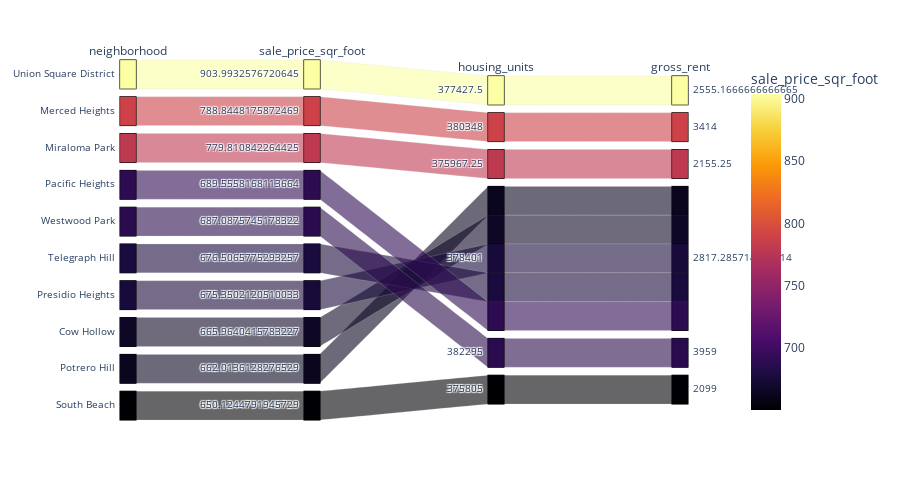

This figure's notebook cell:
### Markdown cell above
### Create a parallel coordinates plot and parallel categories plot of most expensive neighborhoods in San Francisco per year

### Code cell
# Create parallel categories plot
px.parallel_categories(
        most_exp_year,
        dimensions=["neighborhood","sale_price_sqr_foot","housing_units","gross_rent"],
        color="sale_price_sqr_foot",
        color_continuous_scale=px.colors.sequential.Inferno,
        width=900,
        height=500,
)

### Figure 1 — Plotly figure (JSON) as saved in the notebook; plotly's stock layout.template omitted (floating-point values rounded to 4 significant figures)
{"data": [{"dimensions": [{"label": "neighborhood", "values": ["Union Square District", "Merced Heights", "Miraloma Park", "Pacific Heights", "Westwood Park", "Telegraph Hill", "Presidio Heights", "Cow Hollow", "Potrero Hill", "South Beach"]}, {"label": "sale_price_sqr_foot", "values": [904.0, 788.8, 779.8, 689.6, 687.1, 676.5, 675.4, 666.0, 662.0, 650.1]}, {"label": "housing_units", "values": [377400.0, 380348, 376000.0, 378401, 382295, 378401, 378401, 378401, 378401, 375805]}, {"label": "gross_rent", "values": [2555.0, 3414, 2155.0, 2817.0, 3959, 2817.0, 2817.0, 2817.0, 2817.0, 2099]}], "domain": {"x": [0, 1], "y": [0, 1]}, "line": {"color": [904.0, 788.8, 779.8, 689.6, 687.1, 676.5, 675.4, 666.0, 662.0, 650.1], "coloraxis": "coloraxis"}, "name": "", "type": "parcats"}], "layout": {"coloraxis": {"colorbar": {"title": {"text": "sale_price_sqr_foot"}}, "colorscale": [[0, "#000004"], [0.1111, "#1b0c41"], [0.2222, "#4a0c6b"], [0.3333, "#781c6d"], [0.4444, "#a52c60"], [0.5556, "#cf4446"], [0.6667, "#ed6925"], [0.7778, "#fb9b06"], [0.8889, "#f7d13d"], [1, "#fcffa4"]]}, "height": 500, "legend": {"tracegroupgap": 0}, "margin": {"t": 60}, "width": 900}}
